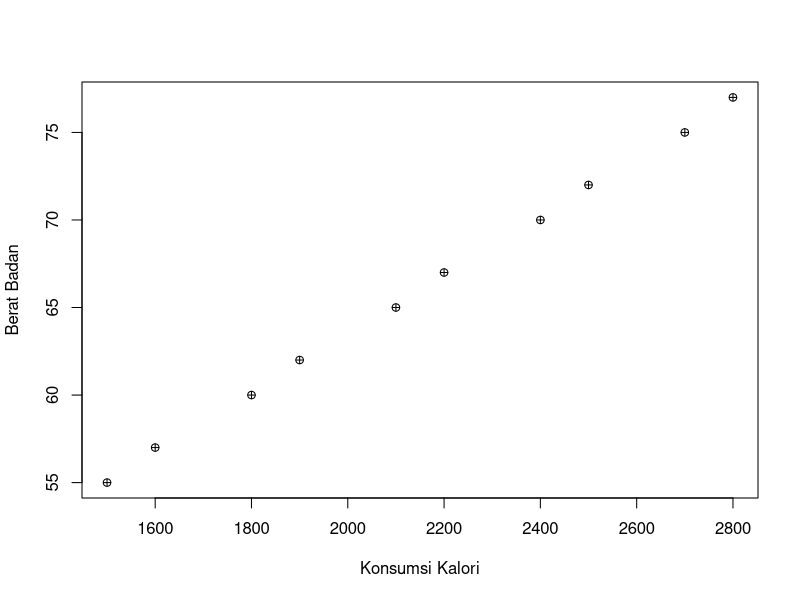
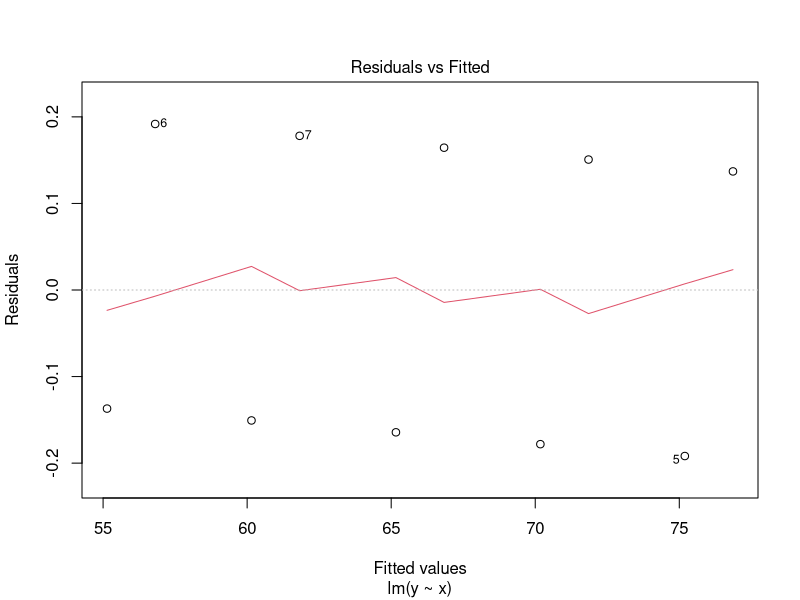
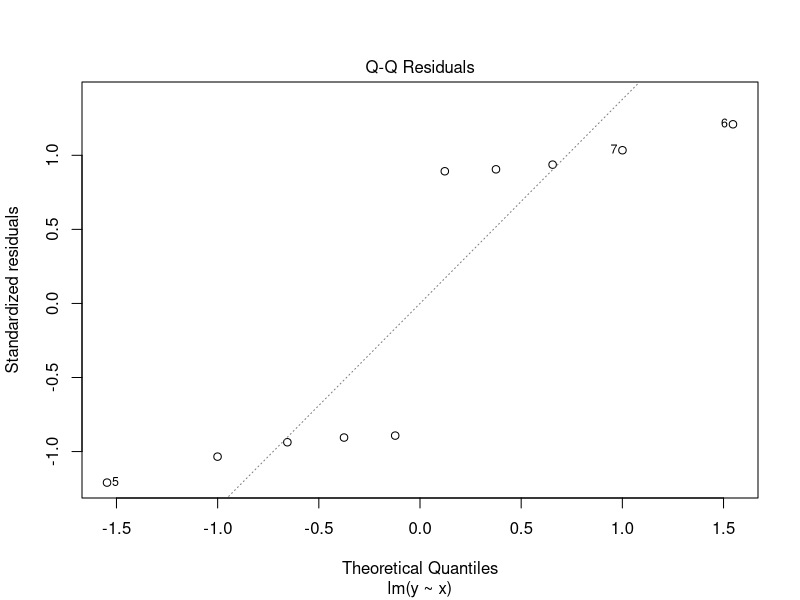
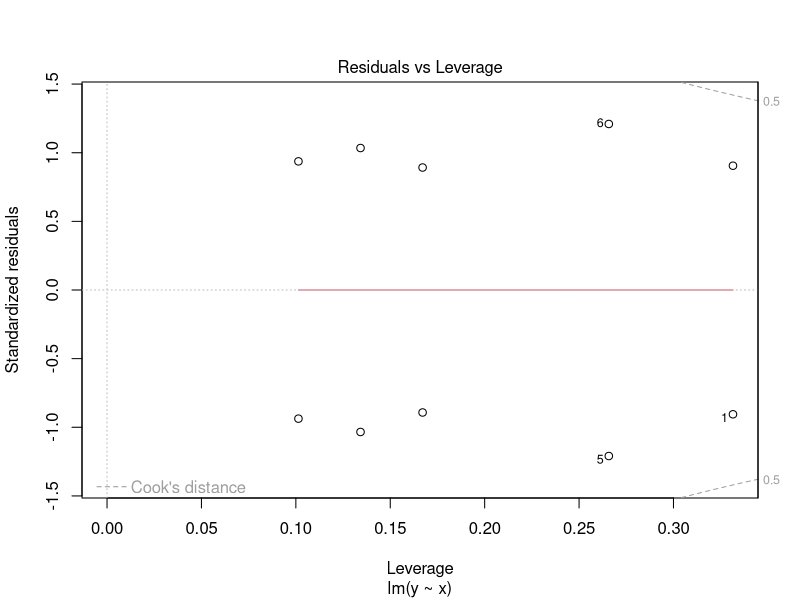

These figures' R source, in order:
## ---- chunk 1
# Membuat data frame
data_1 <- data.frame(
  x = c(1500, 1800, 2100, 2400, 2700, 1600, 1900, 2200, 2500, 2800),
  y = c(55, 60, 65, 70, 75, 57, 62, 67, 72, 77))

head(data_1)
## ---- chunk 2
summary(data_1)
plot(data_1$x, data_1$y, xlab="Konsumsi Kalori", ylab="Berat Badan", pch=10)
## ---- chunk 3
# Menghitung regresi linear
model1 <- lm(y ~ x, data = data_1)
model1

summary(model1)
## ---- chunk 4
# Menghitung selang kepercayaan 90%
confint(model1)
## ---- chunk 5
# Plot residual vs fitted values
plot(model1, which = 1)

# Plot normal Q-Q plot
plot(model1, which = 2)

# Plot residual vs leverage
plot(model1, which = 5)
## ---- chunk 6
# Uji heteroskedastisitas menggunakan Breusch-Pagan test
library(lmtest) 
bptest(model1)

# Uji normalitas residual menggunakan uji Kolmogorov-Smirnov
shapiro.test(residuals(model1))
